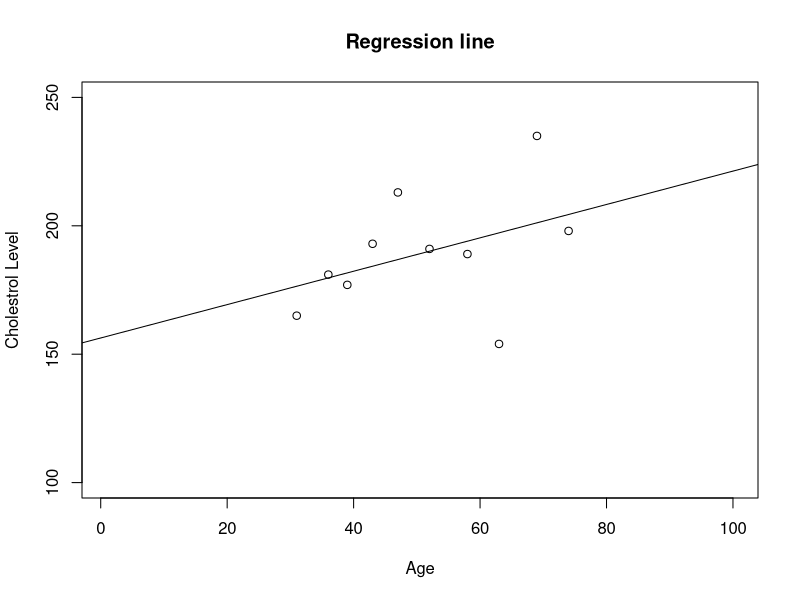
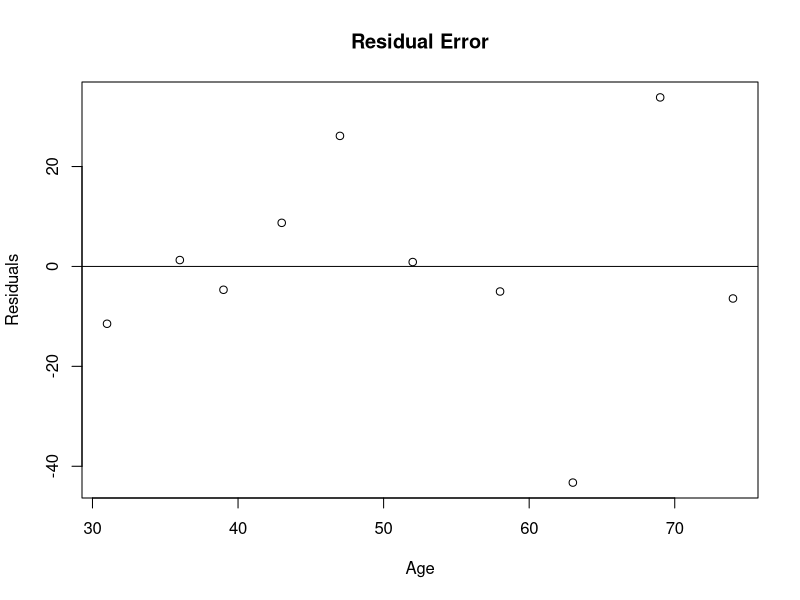

Reproduce these figures in R, in order.
age = c(58, 69, 43, 39, 63, 52, 47, 31, 74, 36)
cholestrol = c(189, 235, 193, 177, 154, 191, 213, 165, 198, 181)
data_matrix=matrix(c(age,cholestrol),nrow = 10,ncol = 2)
d=as.data.frame(data_matrix)
reg = lm(d$V2 ~ d$V1)
b0=reg$coefficients[1]
b1=reg$coefficients[2]

#no1
regression=paste("y=",toString(b0),"+",toString(b1),"X")
print(paste("Regression Line:",regression))

#no2

plot(d$V2 ~ d$V1, data = data_matrix,xlim=range(1:100), ylim = range(100:250), main="Regression line", xlab = "Age", ylab = "Cholestrol Level")
abline(b0,b1)

#no3
res=resid(reg)
plot(d$V1,res,xlab = "Age",ylab = "Residuals", main="Residual Error")
abline(0,0)
#no4
#calc ssx
ssx=0
mean_age=mean(d$V1)
for(i in 1:10)
{
  ssx=ssx+(d$V1[i]-mean_age)^2
}

ssy=0
mean_cholestrol=mean(d$V2)
for(i in 1:10)
{
  ssy=ssy+(d$V2[i]-mean_cholestrol)^2
}


ssxy=0
mean_cholestrol=mean(d$V2)
for(i in 1:10)
{
  ssxy=ssxy+((d$V2[i]-mean_cholestrol)*((d$V1[i]-mean_age)))
}

r=ssxy/(sqrt(ssx)*sqrt(ssy))
r2=r**2
print(paste("Goodness of fit",r2))
print("since r is in range +0.5 so from slide 10 this means that there are weak positive correlation")




#no5
sse=0
#slide 22 since e=y-y^ -->y^=y-e
estimated_val=matrix(0,nrow = 10,ncol = 1)
for(i in 1:10)
{
  estimated_val[i]=d$V2[i]-res[i]
}
for(i in 1:10)
{
  sse=sse+(d$V2[i]-(estimated_val[i]))^2
}

var_error=sse/(10-2)
sd_error=sqrt(var_error)
print(paste("Standard Deviation of Error = ",sd_error))

#no6
sb=sd_error/sqrt(ssx)
alpha=(1-0.95)/2
t = qt(alpha, df=8)
#t=2.30600  # from t distribution table look at value of df/p -->10-2=8 and alpha value (0.025)

#slide 19
from=b1+t*sb
to=b1-t*sb


range_B1=paste("95% Confidence Interval for B1 from",from,"to",to)
print(range_B1)
#confint(o,age,0.95)

#no7

t_calc = (b1 - 0) / sb
t_alpha = qt(0.95, 8)

print(paste("t_calc=",t_calc,", t_alpha=",t_alpha))
if(t_calc<t_alpha)
{
  print ("failed to reject H0")
}else{
  print("Reject H0")
}
# t_calc < t_alpha => failed to reject H0 


#no8

r_alpha = qt(0.975, 8)
r_calc = r * sqrt( (8)/(1-r*r) )
print(paste("r_calc=",r_calc,", r_alpha=",r_alpha))
if(r_calc<r_alpha)
{
  
  print ("we cannot reject the hypothesis")
}else{
  print ("we can reject the hypothesis")
}
# Since r_calc<r_alpha we cannot reject the hypothesis